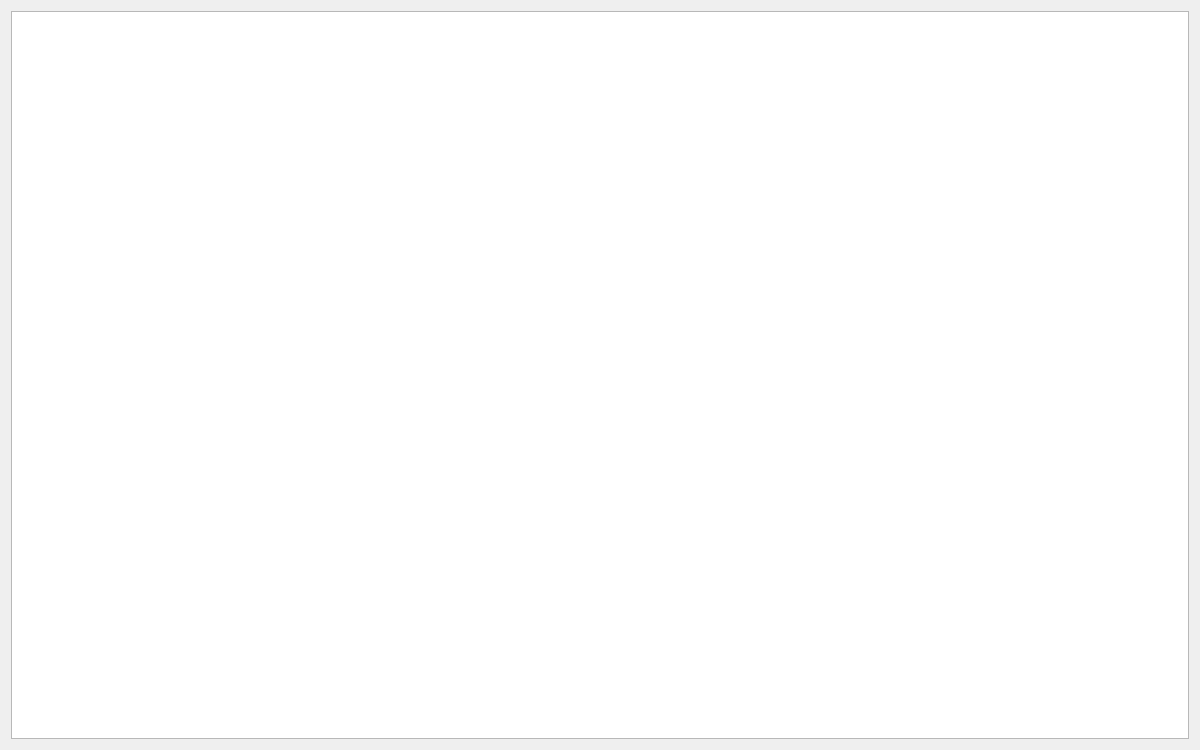
<?xml version="1.0" encoding="UTF-8"?>
<ui version="4.0">
 <class>txHistoryDialog</class>
 <widget class="QWidget" name="txHistoryDialog">
  <property name="geometry">
   <rect>
    <x>0</x>
    <y>0</y>
    <width>1200</width>
    <height>750</height>
   </rect>
  </property>
  <property name="windowTitle">
   <string>Form</string>
  </property>
  <layout class="QVBoxLayout" name="topLayout">
   <item>
    <layout class="QVBoxLayout" name="verticalLayout">
     <property name="topMargin">
      <number>0</number>
     </property>
     <item>
      <widget class="QTableWidget" name="txHistoryTable"/>
     </item>
    </layout>
   </item>
  </layout>
 </widget>
 <resources/>
 <connections/>
</ui>
